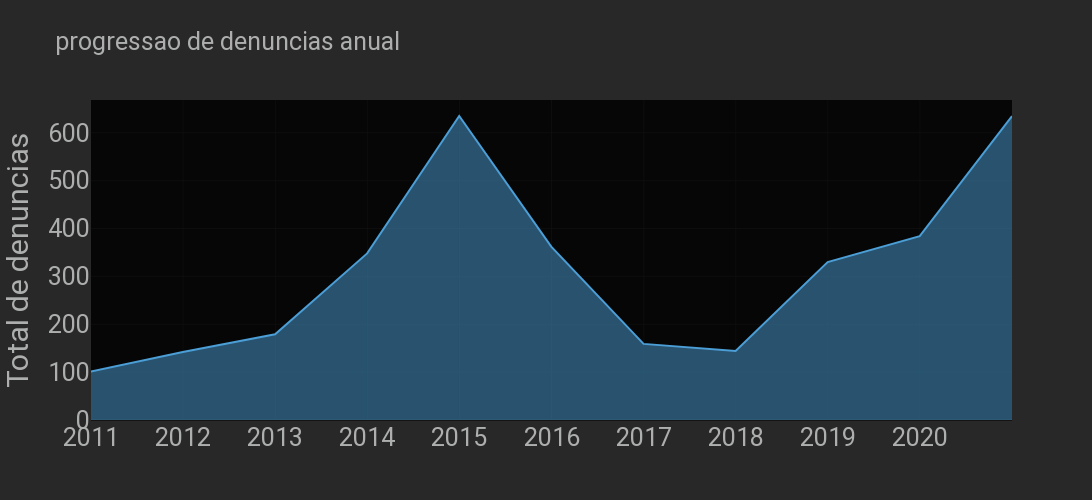

Here is the notebook cell this chart was saved with:
### Code cell
fig = px.area(data_ano,template='cyborg',labels={'Data':'','value':'Total de denuncias','variable':'numero de'},
                    title='progressao de denuncias anual',height=500,width=1600,range_x=['2011-01-01','2020-12-31'])
fig.update_layout(font=dict(size=25),title_font=dict(size=25),showlegend=False)
fig.update_xaxes(dtick='M12',)
fig.show()

### Figure 1 — Plotly figure (JSON) as saved in the notebook; plotly's stock layout.template omitted (floating-point values rounded to 4 significant figures)
{"data": [{"fillpattern": {"shape": ""}, "hovertemplate": "numero de=Casos<br>=%{x}<br>Total de denuncias=%{y}<extra></extra>", "legendgroup": "Casos", "line": {"color": "#4b9ed6"}, "marker": {"symbol": "circle"}, "mode": "lines", "name": "Casos", "orientation": "v", "showlegend": true, "stackgroup": "1", "type": "scatter", "x": ["2010-12-31T00:00:00", "2011-12-31T00:00:00", "2012-12-31T00:00:00", "2013-12-31T00:00:00", "2014-12-31T00:00:00", "2015-12-31T00:00:00", "2016-12-31T00:00:00", "2017-12-31T00:00:00", "2018-12-31T00:00:00", "2019-12-31T00:00:00", "2020-12-31T00:00:00"], "xaxis": "x", "y": [101, 142, 179, 348, 635, 362, 159, 144, 330, 384, 635], "yaxis": "y"}], "layout": {"font": {"size": 25}, "height": 500, "legend": {"title": {"text": "numero de"}, "tracegroupgap": 0}, "showlegend": false, "title": {"font": {"size": 25}, "text": "progressao de denuncias anual"}, "width": 1600, "xaxis": {"anchor": "y", "domain": [0, 1], "dtick": "M12", "range": ["2011-01-01", "2020-12-31"], "title": {"text": ""}}, "yaxis": {"anchor": "x", "domain": [0, 1], "title": {"text": "Total de denuncias"}}}}
